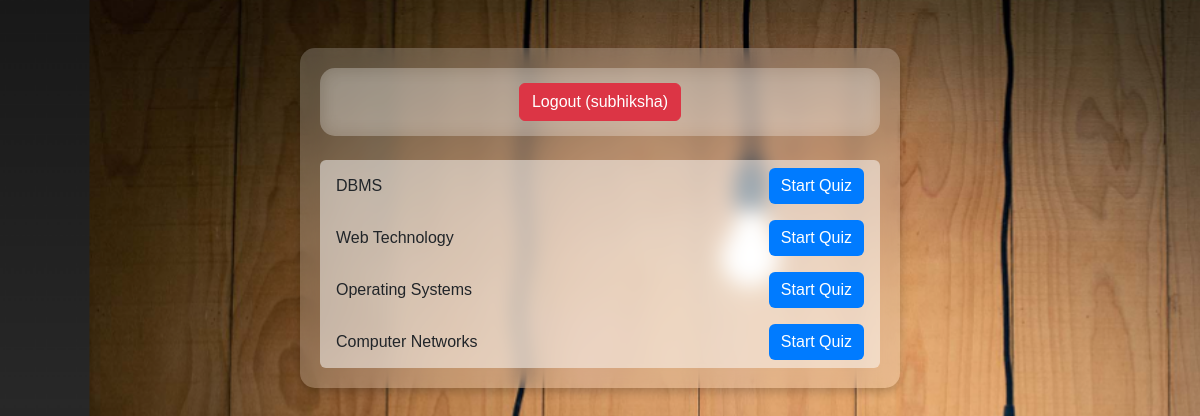
/index.php (signed in), run on the app's committed database.
### tables this page shows
CREATE TABLE `topics` (
  `id` int(11) NOT NULL,
  `name` varchar(255) NOT NULL
);

### index.php (the view, shortened to what this page needs)
<?php
include 'db.php';
$query = "SELECT DISTINCT id, name FROM topics";
$result = $conn->query($query);
?>
<!DOCTYPE html>
<html lang="en">
<head>
    <link href="https://cdn.jsdelivr.net/npm/bootstrap@5.3.0/dist/css/bootstrap.min.css" rel="stylesheet">
</head>
<body>
<div class="container mt-5">
    <div class="auth-container">
        <?php if (isset($_SESSION["username"])): ?>
            <a href="logout.php" class="btn btn-danger">Logout (<?php echo $_SESSION["username"]; ?>)</a>
        <?php else: ?>
            <a href="login.php" class="btn btn-primary">Login</a>
        <?php endif; ?>
    </div>
    <?php if ($result->num_rows > 0): ?>
        <ul class="list-group mt-4">
            <?php while ($row = $result->fetch_assoc()) { ?>
                <li class="list-group-item d-flex justify-content-between align-items-center">
                    <span><?php echo htmlspecialchars($row['name']); ?></span>
                    <a href="quiz.php?topic_id=<?php echo $row['id']; ?>" class="btn btn-primary">Start Quiz</a>
                </li>
            <?php } ?>
        </ul>
    <?php else: ?>
        <div class="alert alert-warning mt-3">No topics found. Please add topics to the database.</div>
    <?php endif; ?>
</div>
</body>
</html>

### index.php (style rules this page uses)
body { background: url('assets/img/index.png') no-repeat center center fixed; background-size: cover; font-family: Arial, sans-serif; }
.container { background: rgba(255, 255, 255, 0.2); padding: 20px; border-radius: 15px; box-shadow: 0 4px 10px rgba(0, 0, 0, 0.2); backdrop-filter: blur(10px); margin-top: 50px; max-width: 600px; text-align: center; }
.list-group-item { background: rgba(255, 255, 255, 0.5); border: none; transition: all 0.3s ease-in-out; }
.auth-container { background: rgba(255, 255, 255, 0.2); backdrop-filter: blur(10px); padding: 15px; border-radius: 15px; display: flex; justify-content: center; }
.btn-primary { background: #007bff; border: none; transition: background 0.3s ease-in-out; }

### data on the page
topics: name "DBMS"
topics: name "Web Technology"
topics: name "Operating Systems"
topics: name "Computer Networks"

### other printed values
$_SESSION["username"] "subhiksha"
